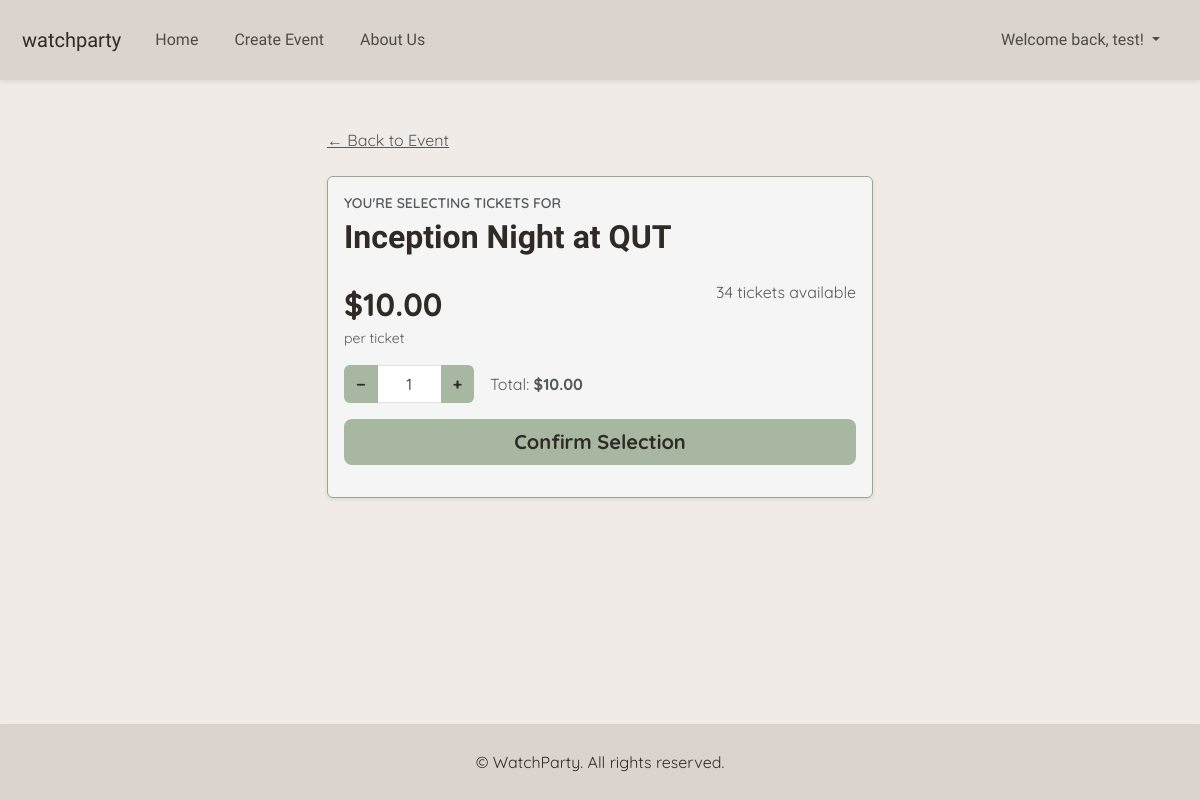
Before: /events/1/tickets (signed in) with the older database file.
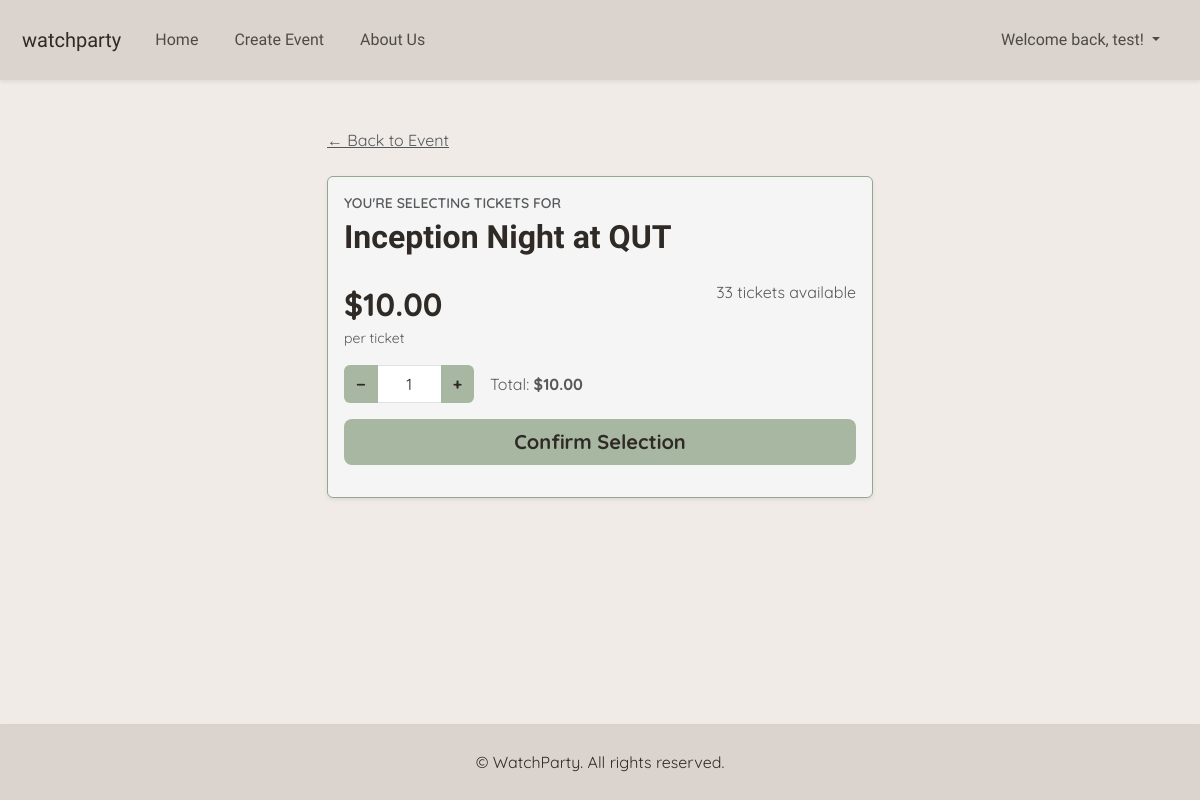
After: the same page with the newer database file.
### website/models.py (models this page shows, shortened)
class Event(db.Model):
    __tablename__ = 'event'
    id = db.Column(db.Integer, primary_key=True)
    title = db.Column(db.String(150), nullable=False)
    description = db.Column(db.Text, nullable=False)
    genre = db.Column(db.String(50))
    rating = db.Column(db.String(10))
    ticket_price = db.Column(db.Float)
    tickets_available = db.Column(db.Integer)
    location = db.Column(db.String(120), nullable=False)
    date = db.Column(db.DateTime)
    image = db.Column(db.String(255))
    owner_id = db.Column(db.Integer, db.ForeignKey('user.id'), nullable = True)
    is_cancelled = db.Column (db.Boolean, default = False, nullable=False)
    acknowledgement_type = db.Column(db.String(20), default='none', nullable=False)
    acknowledgement_text = db.Column(db.Text, nullable=True)
    comments = db.relationship('Comment', backref='event', lazy=True)
    orders = db.relationship('Booking', backref='event', lazy=True)

### website/home.py (the view, shortened to what this page needs)
@home_bp.route('/events/<int:event_id>/tickets', methods=['GET', 'POST'])
@login_required
def buy_tickets(event_id):
    event = Event.query.get_or_404(event_id)
    if "cart" not in session:
        session["cart"] = {}
    cart = session["cart"]
    key = str(event_id)
    cart.setdefault(key, 1)
    quantity = cart[key]
    return render_template('tickets.html', event=event, quantity=quantity)

### website/__init__.py (called while the page is built)
def create_app():
    app = Flask(__name__)
    app.debug = True
    app.secret_key = 'somesecretkey'
    app.config['SQLALCHEMY_DATABASE_URI'] = 'sqlite:///sitedata.db'
    app.config['SQLALCHEMY_TRACK_MODIFICATIONS'] = False
    db.init_app(app)
    Bootstrap5(app)
    login_manager = LoginManager()
    login_manager.login_view = 'auth.login'
    login_manager.init_app(app)
    from .models import User
    @login_manager.user_loader
    def load_user(user_id):
       print("LOAD USER CALLED:", user_id)
       return db.session.scalar(db.select(User).where(User.id==user_id))
    from . import home, bookings, auth, about
    app.register_blueprint(home.home_bp)
    app.register_blueprint(bookings.bookings_bp)
    app.register_blueprint(auth.auth_bp)
    app.register_blueprint(about.about_bp)
    return app

### website/templates/tickets.html
{% extends "base.html" %}
{% block content %}
<div class="container py-5">
    <div class="row justify-content-center">
        <div class="col-lg-6">
            <a href="{{ url_for('home.event_detail', event_id=event.id) }}"
               class="text-muted mb-3 p-0">
                ← Back to Event
            </a>
            <div id="ticket-box" class="card border-primary shadow-sm mt-4">
                <div class="card-body">
                    <div class="mb-4">
                        <div class="text-muted small text-uppercase fw-semibold mb-1">
                            You're selecting tickets for
                        </div>
                        <h2 class="fw-bold mb-0">
                            {{ event.title }}
                        </h2>
                    </div>
                    <div class="d-flex justify-content-between align-items-start mb-3">
                        <div>
                            <div class="fs-2 fw-bold text-primary ticket-price">
                                {% if event.ticket_price %}
                                ${{ "%.2f"|format(event.ticket_price) }}
                                {% else %}
                                Free
                                {% endif %}
                            </div>
                            <div class="text-muted small">per ticket</div>
                        </div>
                        <div class="text-end">
                            {% if event.tickets_available and event.tickets_available > 0 %}
                            {% if event.tickets_available < 10 %}
                            <span class="text-warning fw-semibold">
                                ⚠ Only {{ event.tickets_available }} left!
                            </span>
                            {% else %}
                            <span class="text-muted">
                                {{ event.tickets_available }} tickets available
                            </span>
                            {% endif %}
                            {% else %}
                            <span class="text-danger fw-semibold">Sold out</span>
                            {% endif %}
                        </div>
                    </div>
                    {% if event.tickets_available and event.tickets_available > 0 %}
                    <form method="POST">
                        <div class="d-flex align-items-center gap-3 mb-3">
                            <div class="input-group" style="width: 130px;">
                                <button class="btn btn-outline-secondary" type="submit" name="action" value="decrease">−</button>
                                <input type="text" class="form-control text-center" value="{{ quantity }}" readonly>
                                <button class="btn btn-outline-secondary" type="submit" name="action" value="increase">+</button>
                            </div>
                            <span class="text-muted">
                                Total:
                                <strong>
                                    {% if event.ticket_price %}
                                    ${{ "%.2f"|format(event.ticket_price * quantity) }}
                                    {% else %}
                                    Free
                                    {% endif %}
                                </strong>
                            </span>
                        </div>
                        <button class="btn btn-primary btn-lg w-100" name="action" value="checkout">
                            Confirm Selection
                        </button>
                    </form>
                    {% else %}
                    <div class="d-grid">
                        <button class="btn btn-secondary btn-lg" disabled>Sold Out</button>
                    </div>
                    {% endif %}
                </div>
            </div>
        </div>
    </div>
</div>
{% endblock %}

Changed rows visible on the page:
changed Event "Inception Night at QUT": tickets_available "34" → "33"
